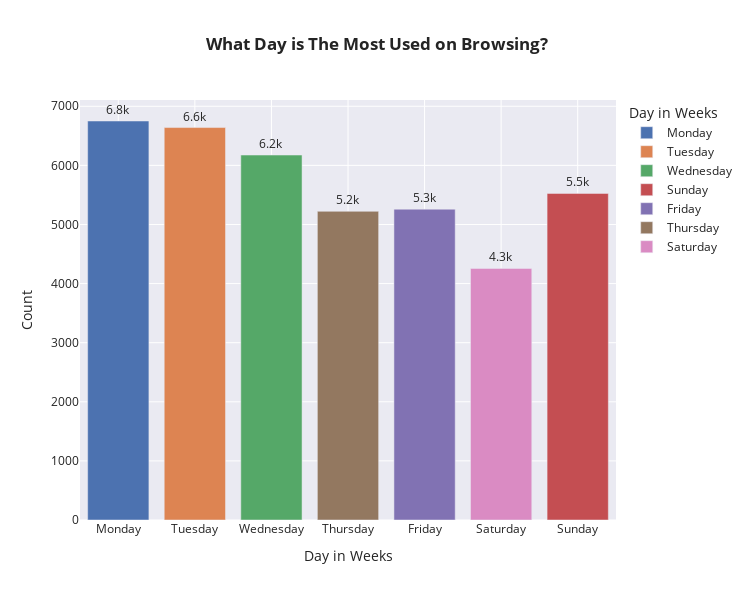

Write notebook code for a chart like this one.
### Code cell
#What day is the most used on browsing
df_day_count = browser_history['day'].value_counts()

fig = px.bar(df_day_count, x=df_day_count.index,y=df_day_count.values,
        color=df_day_count.index, labels= {'index':'Day in Weeks', 'y' : 'Count'},
        template='seaborn',title='<b> What Day is The Most Used on Browsing?',width=750, height=600, 
        text_auto='.2s')

fig.update_traces(textposition='outside', cliponaxis=False)
fig.update_layout(xaxis={'categoryarray':['Monday', 'Tuesday', 'Wednesday', 'Thursday', 'Friday', 'Saturday', 'Sunday']})

fig.show( )

### Figure 1 — Plotly figure (JSON) as saved in the notebook; plotly's stock layout.template omitted (floating-point values rounded to 4 significant figures)
{"data": [{"alignmentgroup": "True", "cliponaxis": false, "hovertemplate": "Day in Weeks=%{x}<br>Count=%{y}<extra></extra>", "legendgroup": "Monday", "marker": {"color": "rgb(76,114,176)", "pattern": {"shape": ""}}, "name": "Monday", "offsetgroup": "Monday", "orientation": "v", "showlegend": true, "textposition": "outside", "texttemplate": "%{y:.2s}", "type": "bar", "x": ["Monday"], "xaxis": "x", "y": [6751], "yaxis": "y"}, {"alignmentgroup": "True", "cliponaxis": false, "hovertemplate": "Day in Weeks=%{x}<br>Count=%{y}<extra></extra>", "legendgroup": "Tuesday", "marker": {"color": "rgb(221,132,82)", "pattern": {"shape": ""}}, "name": "Tuesday", "offsetgroup": "Tuesday", "orientation": "v", "showlegend": true, "textposition": "outside", "texttemplate": "%{y:.2s}", "type": "bar", "x": ["Tuesday"], "xaxis": "x", "y": [6640], "yaxis": "y"}, {"alignmentgroup": "True", "cliponaxis": false, "hovertemplate": "Day in Weeks=%{x}<br>Count=%{y}<extra></extra>", "legendgroup": "Wednesday", "marker": {"color": "rgb(85,168,104)", "pattern": {"shape": ""}}, "name": "Wednesday", "offsetgroup": "Wednesday", "orientation": "v", "showlegend": true, "textposition": "outside", "texttemplate": "%{y:.2s}", "type": "bar", "x": ["Wednesday"], "xaxis": "x", "y": [6175], "yaxis": "y"}, {"alignmentgroup": "True", "cliponaxis": false, "hovertemplate": "Day in Weeks=%{x}<br>Count=%{y}<extra></extra>", "legendgroup": "Sunday", "marker": {"color": "rgb(196,78,82)", "pattern": {"shape": ""}}, "name": "Sunday", "offsetgroup": "Sunday", "orientation": "v", "showlegend": true, "textposition": "outside", "texttemplate": "%{y:.2s}", "type": "bar", "x": ["Sunday"], "xaxis": "x", "y": [5526], "yaxis": "y"}, {"alignmentgroup": "True", "cliponaxis": false, "hovertemplate": "Day in Weeks=%{x}<br>Count=%{y}<extra></extra>", "legendgroup": "Friday", "marker": {"color": "rgb(129,114,179)", "pattern": {"shape": ""}}, "name": "Friday", "offsetgroup": "Friday", "orientation": "v", "showlegend": true, "textposition": "outside", "texttemplate": "%{y:.2s}", "type": "bar", "x": ["Friday"], "xaxis": "x", "y": [5259], "yaxis": "y"}, {"alignmentgroup": "True", "cliponaxis": false, "hovertemplate": "Day in Weeks=%{x}<br>Count=%{y}<extra></extra>", "legendgroup": "Thursday", "marker": {"color": "rgb(147,120,96)", "pattern": {"shape": ""}}, "name": "Thursday", "offsetgroup": "Thursday", "orientation": "v", "showlegend": true, "textposition": "outside", "texttemplate": "%{y:.2s}", "type": "bar", "x": ["Thursday"], "xaxis": "x", "y": [5223], "yaxis": "y"}, {"alignmentgroup": "True", "cliponaxis": false, "hovertemplate": "Day in Weeks=%{x}<br>Count=%{y}<extra></extra>", "legendgroup": "Saturday", "marker": {"color": "rgb(218,139,195)", "pattern": {"shape": ""}}, "name": "Saturday", "offsetgroup": "Saturday", "orientation": "v", "showlegend": true, "textposition": "outside", "texttemplate": "%{y:.2s}", "type": "bar", "x": ["Saturday"], "xaxis": "x", "y": [4257], "yaxis": "y"}], "layout": {"barmode": "relative", "height": 600, "legend": {"title": {"text": "Day in Weeks"}, "tracegroupgap": 0}, "title": {"text": "<b> What Day is The Most Used on Browsing?"}, "width": 750, "xaxis": {"anchor": "y", "categoryarray": ["Monday", "Tuesday", "Wednesday", "Thursday", "Friday", "Saturday", "Sunday"], "categoryorder": "array", "domain": [0, 1], "title": {"text": "Day in Weeks"}}, "yaxis": {"anchor": "x", "domain": [0, 1], "title": {"text": "Count"}}}}
